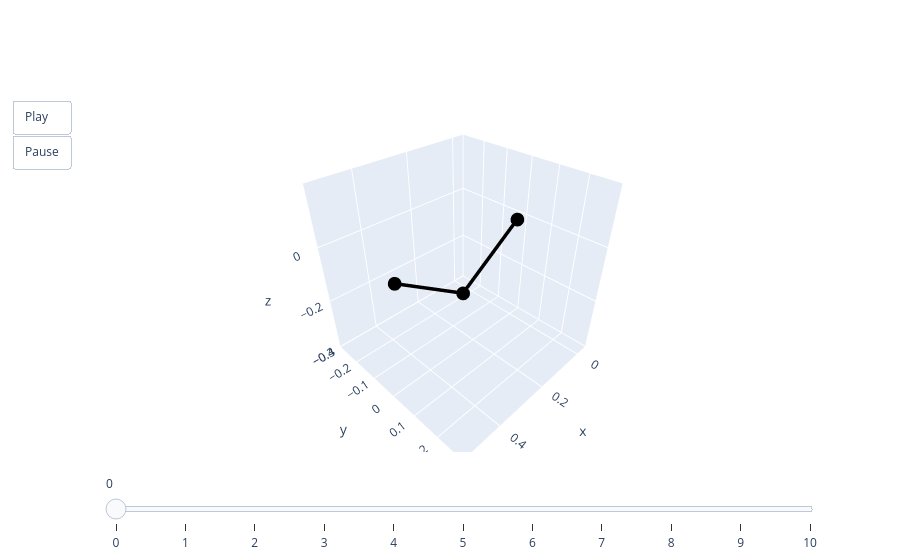

The cell this chart's notebook holds for it:
### Code cell
base, aux, _ = get_base_rod()
rods = base.with_bc(valid.bc)
pred = rods.solve(final_model, lambdas, aux, max_dlambda=5e-3, iters=5, ls_steps=10)[0]
animate(pred)

### Figure 1 — Plotly figure (JSON) as saved in the notebook; plotly's stock layout.template omitted (floating-point values rounded to 4 significant figures)
{"data": [{"line": {"color": "black", "width": 7}, "mode": "lines+markers", "type": "scatter3d", "x": [0, 0.25, 0.5], "y": [0, 0, 0], "z": [0, -0.1673, 0]}], "layout": {"scene": {"aspectmode": "cube", "xaxis": {"autorange": false, "range": [-0.05, 0.55]}, "yaxis": {"autorange": false, "range": [-0.3, 0.3]}, "zaxis": {"autorange": false, "range": [-0.401, 0.199]}}, "sliders": [{"steps": [{"args": [["0"], {"frame": {"duration": 0, "redraw": true}, "mode": "immediate"}], "label": "0", "method": "animate"}, {"args": [["1"], {"frame": {"duration": 0, "redraw": true}, "mode": "immediate"}], "label": "1", "method": "animate"}, {"args": [["2"], {"frame": {"duration": 0, "redraw": true}, "mode": "immediate"}], "label": "2", "method": "animate"}, {"args": [["3"], {"frame": {"duration": 0, "redraw": true}, "mode": "immediate"}], "label": "3", "method": "animate"}, {"args": [["4"], {"frame": {"duration": 0, "redraw": true}, "mode": "immediate"}], "label": "4", "method": "animate"}, {"args": [["5"], {"frame": {"duration": 0, "redraw": true}, "mode": "immediate"}], "label": "5", "method": "animate"}, {"args": [["6"], {"frame": {"duration": 0, "redraw": true}, "mode": "immediate"}], "label": "6", "method": "animate"}, {"args": [["7"], {"frame": {"duration": 0, "redraw": true}, "mode": "immediate"}], "label": "7", "method": "animate"}, {"args": [["8"], {"frame": {"duration": 0, "redraw": true}, "mode": "immediate"}], "label": "8", "method": "animate"}, {"args": [["9"], {"frame": {"duration": 0, "redraw": true}, "mode": "immediate"}], "label": "9", "method": "animate"}, {"args": [["10"], {"frame": {"duration": 0, "redraw": true}, "mode": "immediate"}], "label": "10", "method": "animate"}]}], "updatemenus": [{"buttons": [{"args": [null, {"frame": {"duration": 50, "redraw": true}, "fromcurrent": true}], "label": "Play", "method": "animate"}, {"args": [[null], {"frame": {"duration": 0, "redraw": true}, "mode": "immediate"}], "label": "Pause", "method": "animate"}], "showactive": false, "type": "buttons"}]}}
